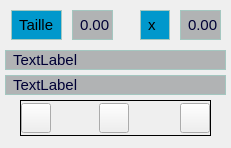
<?xml version="1.0" encoding="UTF-8"?>
<ui version="4.0">
 <class>GroupBox</class>
 <widget class="QGroupBox" name="GroupBox">
  <property name="geometry">
   <rect>
    <x>0</x>
    <y>0</y>
    <width>231</width>
    <height>148</height>
   </rect>
  </property>
  <property name="windowTitle">
   <string>GroupBox</string>
  </property>
  <property name="styleSheet">
   <string notr="true">#GroupBox{

	border-style : none;	

}

#groupBox{

	border : 1px solid black;
	border-radius : 0px;

}

.QLabel{

	color : black;
	font-size : 15px;
	border : 1px solid #a4c7c0;
    padding : 0px 3px;
	font-weight : 400;
	background-color : #0098cc;

}

#taille,#number,#eq,#conc{

	color : #000035;
    background-color : #b1b3b4;

}
</string>
  </property>
  <property name="title">
   <string/>
  </property>
  <widget class="QLabel" name="label_4">
   <property name="geometry">
    <rect>
     <x>11</x>
     <y>10</y>
     <width>51</width>
     <height>30</height>
    </rect>
   </property>
   <property name="text">
    <string>Taille :</string>
   </property>
  </widget>
  <widget class="QLabel" name="label_6">
   <property name="geometry">
    <rect>
     <x>140</x>
     <y>10</y>
     <width>30</width>
     <height>30</height>
    </rect>
   </property>
   <property name="text">
    <string>x</string>
   </property>
  </widget>
  <widget class="QLabel" name="eq">
   <property name="geometry">
    <rect>
     <x>5</x>
     <y>50</y>
     <width>221</width>
     <height>20</height>
    </rect>
   </property>
   <property name="text">
    <string>TextLabel</string>
   </property>
  </widget>
  <widget class="QLabel" name="conc">
   <property name="geometry">
    <rect>
     <x>5</x>
     <y>75</y>
     <width>221</width>
     <height>20</height>
    </rect>
   </property>
   <property name="text">
    <string>TextLabel</string>
   </property>
  </widget>
  <widget class="QLabel" name="taille">
   <property name="geometry">
    <rect>
     <x>72</x>
     <y>10</y>
     <width>41</width>
     <height>30</height>
    </rect>
   </property>
   <property name="text">
    <string>0.000</string>
   </property>
  </widget>
  <widget class="QLabel" name="number">
   <property name="geometry">
    <rect>
     <x>180</x>
     <y>10</y>
     <width>41</width>
     <height>30</height>
    </rect>
   </property>
   <property name="text">
    <string>0.000</string>
   </property>
  </widget>
  <widget class="QGroupBox" name="groupBox">
   <property name="geometry">
    <rect>
     <x>20</x>
     <y>100</y>
     <width>191</width>
     <height>36</height>
    </rect>
   </property>
   <property name="title">
    <string/>
   </property>
   <widget class="QToolButton" name="der">
    <property name="geometry">
     <rect>
      <x>1</x>
      <y>3</y>
      <width>30</width>
      <height>30</height>
     </rect>
    </property>
    <property name="styleSheet">
     <string notr="true">#der {

	border-image: url(res/del.png) 0 0 0 0 stretch stretch;

}</string>
    </property>
    <property name="text">
     <string/>
    </property>
   </widget>
   <widget class="QToolButton" name="edit">
    <property name="geometry">
     <rect>
      <x>79</x>
      <y>3</y>
      <width>30</width>
      <height>30</height>
     </rect>
    </property>
    <property name="styleSheet">
     <string notr="true">#edit {

	border-image: url(res/edit.png) 0 0 0 0 stretch stretch;

}</string>
    </property>
    <property name="text">
     <string/>
    </property>
   </widget>
   <widget class="QToolButton" name="copy">
    <property name="geometry">
     <rect>
      <x>160</x>
      <y>3</y>
      <width>30</width>
      <height>30</height>
     </rect>
    </property>
    <property name="styleSheet">
     <string notr="true">#copy {

	border-image: url(res/copy.png) 0 0 0 0 stretch stretch;

}</string>
    </property>
    <property name="text">
     <string/>
    </property>
   </widget>
  </widget>
 </widget>
 <resources/>
 <connections/>
</ui>
